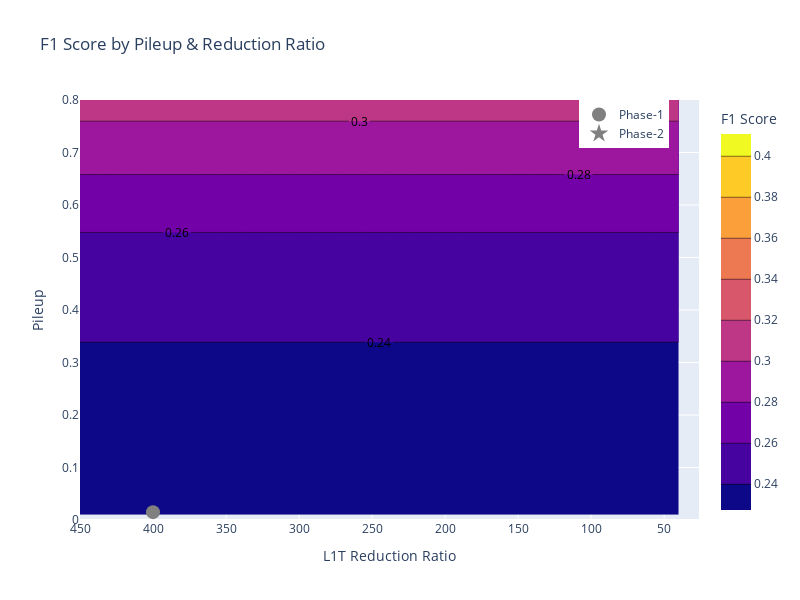

Here is the notebook cell this chart was saved with:
### Code cell
fig = go.Figure(data =
    go.Contour(
        z=smoothed_f1,
        x=l1t_reductions, # horizontal axis
        y=pileup, # vertical axis,
        contours = dict(showlabels = True),
        colorbar = dict(title = "F1 Score")
         
    ),
    )

y_offset = 0.015
fig.add_trace(go.Scatter(x = (400,),
                        y = (0.0 + y_offset,),
                        mode = "markers",
                        marker = dict(size = 14, color = "gray", symbol="circle"),
                        name = "Phase-1"))

fig.add_trace(go.Scatter(x = (53.3,),
                        y = (1.0 - y_offset,),
                        mode = "markers",
                        marker = dict(size = 14, color = "gray", symbol = "star"),
                        name = "Phase-2"))

fig.update_layout(width = 800, 
                  height = 600,
                  xaxis_title = "L1T Reduction Ratio",
                  yaxis_title = "Pileup",
                  title = "F1 Score by Pileup & Reduction Ratio",
                  legend=dict(xanchor = "right",
                    x = 0.95))
fig.update_xaxes(autorange="reversed")
fig.update_yaxes(range=[0.0, 0.8])
fig.show()

### Figure 1 — Plotly figure (JSON) as saved in the notebook; plotly's stock layout.template omitted (floating-point values rounded to 4 significant figures; data arrays with more than 128 entries replaced by an {"elided": "..."} marker saying what was removed)
{"data": [{"colorbar": {"title": {"text": "F1 Score"}}, "contours": {"showlabels": true}, "type": "contour", "x": [450, 445.9, 441.8, 437.7, 433.6, 429.5, 425.4, 421.3, 417.2, 413.1, 409, 404.9, 400.8, 396.7, 392.6, 388.5, 384.4, 380.3, 376.2, 372.1, 368, 363.9, 359.8, 355.7, 351.6, 347.5, 343.4, 339.3, 335.2, 331.1, 327, 322.9, 318.8, 314.7, 310.6, 306.5, 302.4, 298.3, 294.2, 290.1, 286, 281.9, 277.8, 273.7, 269.6, 265.5, 261.4, 257.3, 253.2, 249.1, 245.0, 240.9, 236.8, 232.7, 228.6, 224.5, 220.4, 216.3, 212.2, 208.1, 204.0, 199.9, 195.8, 191.7, 187.6, 183.5, 179.4, 175.3, 171.2, 167.1, 163, 158.9, 154.8, 150.7, 146.6, 142.5, 138.4, 134.3, 130.2, 126.1, 122, 117.9, 113.8, 109.7, 105.6, 101.5, 97.4, 93.3, 89.2, 85.1, 81.0, 76.9, 72.8, 68.7, 64.6, 60.5, 56.4, 52.3, 48.2, 44.1, 40], "y": [0.01, 0.0199, 0.0298, 0.0397, 0.0496, 0.0595, 0.0694, 0.0793, 0.0892, 0.0991, 0.109, 0.1189, 0.1288, 0.1387, 0.1486, 0.1585, 0.1684, 0.1783, 0.1882, 0.1981, 0.208, 0.2179, 0.2278, 0.2377, 0.2476, 0.2575, 0.2674, 0.2773, 0.2872, 0.2971, 0.307, 0.3169, 0.3268, 0.3367, 0.3466, 0.3565, 0.3664, 0.3763, 0.3862, 0.3961, 0.406, 0.4159, 0.4258, 0.4357, 0.4456, 0.4555, 0.4654, 0.4753, 0.4852, 0.4951, 0.505, 0.5149, 0.5248, 0.5347, 0.5446, 0.5545, 0.5644, 0.5743, 0.5842, 0.5941, 0.604, 0.6139, 0.6238, 0.6337, 0.6436, 0.6535, 0.6634, 0.6733, 0.6832, 0.6931, 0.703, 0.7129, 0.7228, 0.7327, 0.7426, 0.7525, 0.7624, 0.7723, 0.7822, 0.7921, 0.802, 0.8119, 0.8218, 0.8317, 0.8416, 0.8515, 0.8614, 0.8713, 0.8812, 0.8911, 0.901, 0.9109, 0.9208, 0.9307, 0.9406, 0.9505, 0.9604, 0.9703, 0.9802, 0.9901, 1], "z": {"elided": "101x101 float values"}}, {"marker": {"color": "gray", "size": 14, "symbol": "circle"}, "mode": "markers", "name": "Phase-1", "type": "scatter", "x": [400], "y": [0.015]}, {"marker": {"color": "gray", "size": 14, "symbol": "star"}, "mode": "markers", "name": "Phase-2", "type": "scatter", "x": [53.3], "y": [0.985]}], "layout": {"height": 600, "legend": {"x": 0.95, "xanchor": "right"}, "title": {"text": "F1 Score by Pileup & Reduction Ratio"}, "width": 800, "xaxis": {"autorange": "reversed", "title": {"text": "L1T Reduction Ratio"}}, "yaxis": {"range": [0, 0.8], "title": {"text": "Pileup"}}}}
